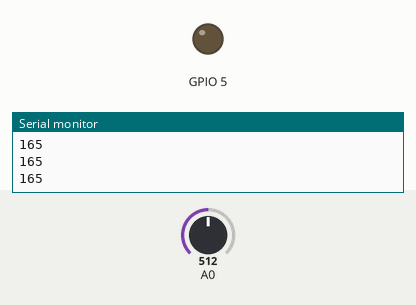
This sketch was run on a simulated ESP8266 (NodeMCU). Parts: output pins drawn as LEDs (lit = HIGH), the last lines printed to the serial monitor. Dashed ring = blinking. The inputs (shaded band) are chosen by the test bench; at power-on: A0 = 512. WiFi joins after 1.5 s; servers stay silent unless stated.

Above: at 3.2 s.
3.3 s: A0 set to 173
4.8 s: A0 set to 147
At 5.32 s:
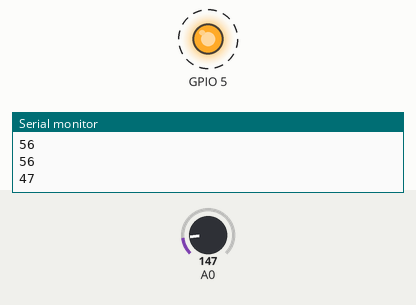
7.8 s: A0 set to 306
At 9.0 s:
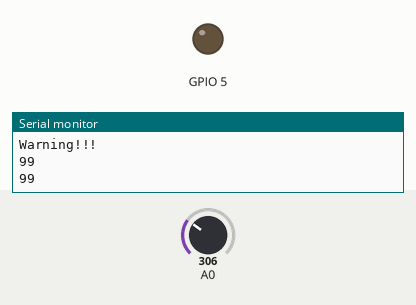
Timing chart, 0 to 10.8 s (numbered marks = the images above; inputs shaded):
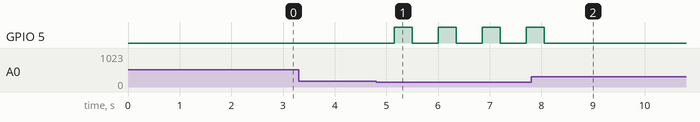

Measured:
- the behaviour switches between 157 and 156 on A0 (found by bisection; images 0 and 1)
- after the input at 4.8 s, GPIO 5: alternates HIGH for 0.35 s and LOW for 0.50 s, starting after 0.35 s
- after the input at 7.8 s, GPIO 5: goes on until 8.1 s, then stays LOW

The sketch:

sketch_nov10d.ino
```cpp
#include<ESP8266WiFi.h>
const char* ssid ="Group_5";
const char* password ="12345678";
const uint16_t port = 2222;
const char * host ="192.168.0.108";
int sensorvalue = 0;
int outvalue = 0;
WiFiClient client;
void setup() {
 Serial.begin(115200);
 pinMode(A0, INPUT);
 pinMode(5, OUTPUT);
 WiFi.mode(WIFI_STA);
 //-----------------------//
 WiFi.begin(ssid, password);
 Serial.print("\r\nConnecting to ");
 Serial.print(ssid);
 Serial.println(" ...");
 int i = 0;
 while (WiFi.status()!= WL_CONNECTED) {
  delay(1000);
  Serial.print("waiting for ");
  Serial.print(i++);
  Serial.println("s...");
 }
  Serial.println("");
  Serial.println("WiFi connected!");
  Serial.print("IP address: ");
  Serial.println(WiFi.localIP());
}
//----单片机连接WiFi网络----//
void loop() {

  sensorvalue= analogRead(A0);
  outvalue=map(sensorvalue,0,1024,0,330);
  Serial.println(outvalue);
  delay(150);
//----主要程序代码----//
  if(outvalue > 50) {
    digitalWrite(5,LOW);
  }
  if(outvalue <= 50) {
    digitalWrite(5,HIGH);
    delay(350);
    digitalWrite(5, LOW);
    delay(350);
    Serial.println("Warning!!!");
    client.println("Warning!!!");
    return;
  }
//-------------------//
  if(!client.connect(host,port)){
    Serial.println("Failed");
    Serial.println("Reconnect in 5 seconds");
    delay(2000);
    return;
  }
//----网络连接失败后重新连接----//
  delay(150);
}
```
